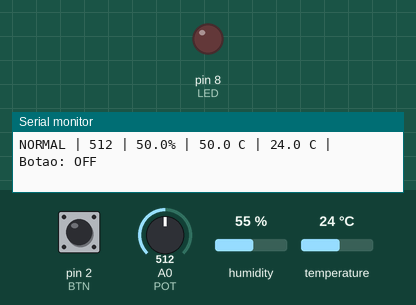
A sketch run on a simulated Arduino Uno, built with avr-gcc and run on an emulated ATmega328P. Parts: output pins drawn as LEDs (lit = HIGH), the last lines printed to the serial monitor. The test bench sets the inputs (shaded band); at power-on: pin 2 (BTN) HIGH, A0 (POT) = 512, humidity 55 %, temperature 24 °C.

Above: at 1.8 s.
1.9 s: pin 2 (BTN) pulled LOW for 1.2 s
At 2.5 s:
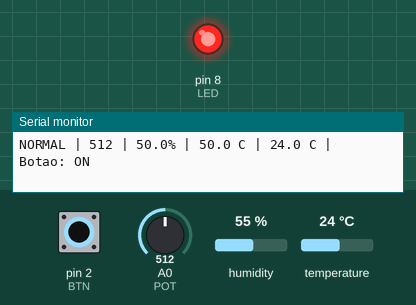
5.5 s: A0 (POT) set to 708
7.0 s: A0 (POT) set to 729
9.5 s: pin 2 (BTN) pulled LOW for 1.2 s
At 11.8 s:
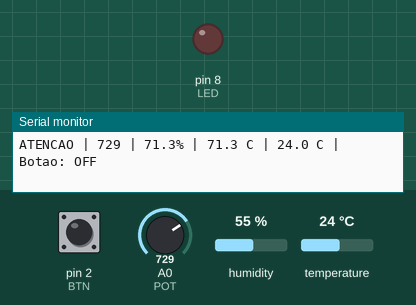
12.2 s: pin 2 (BTN) pulled LOW for 3.2 s
At 13.6 s:
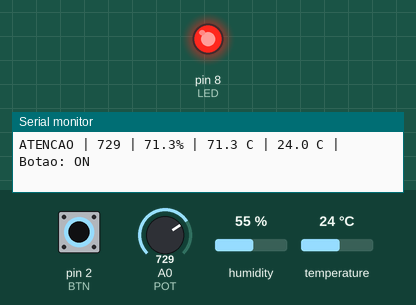
Timing chart, 0 to 17.6 s (numbered marks = the images above; inputs shaded):
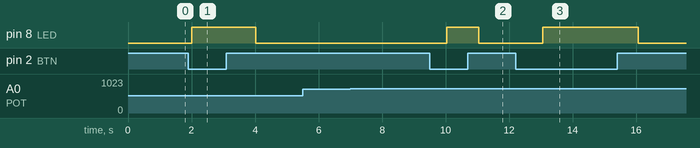

The sketch:

sistemas_automatizados.ino
```cpp
/*
  Semana 3 - Sistemas Automatizados
  Aquisição, escalonamento e classificação
*/

#include <DHT.h>

#define DHTPIN 4
#define DHTTYPE DHT22

DHT dht(DHTPIN, DHTTYPE);

const int BTN = 2;
const int LED = 8;
const int POT = A0;

void setup() {
  Serial.begin(9600);
  pinMode(BTN, INPUT_PULLUP);
  pinMode(LED, OUTPUT);
  dht.begin();
  Serial.println("Sistema iniciado");
}

void loop() {
  // botão (INPUT_PULLUP: pressionado = LOW)
  bool botao = (digitalRead(BTN) == LOW);
  digitalWrite(LED, botao);

  // potenciômetro
  int bruto = analogRead(POT);
  float pct = 100.0 * bruto / 1023.0;
  float temp = pct;   // 0 a 100 °C

  // DHT (só pra detectar falha)
  float tempDHT = dht.readTemperature();

  // classificação com prioridade
  String status;
  if (isnan(tempDHT) || bruto < 0 || bruto > 1023) {
    status = "FALHA";
  } else if (pct >= 85.0) {
    status = "PERIGO";
  } else if (pct >= 70.0) {
    status = "ATENCAO";
  } else {
    status = "NORMAL";
  }

  // serial
  Serial.print(status);
  Serial.print(" | ");
  Serial.print(bruto);
  Serial.print(" | ");
  Serial.print(pct, 1);
  Serial.print("% | ");
  Serial.print(temp, 1);
  Serial.print(" C | ");
  if (isnan(tempDHT)) Serial.print("INVALIDA");
  else {
    Serial.print(tempDHT, 1);
    Serial.print(" C");
  }
  Serial.print(" | Botao: ");
  Serial.println(botao ? "ON" : "OFF");

  delay(1000);
}
```

Measured:
- after the input at 1.9 s, pin 8 (LED): LOW → HIGH after 0.11 s, → LOW 2.0 s later
- after the input at 9.5 s, pin 8 (LED): LOW → HIGH after 0.54 s, → LOW 1.0 s later
- after the input at 12.2 s, pin 8 (LED): LOW → HIGH after 0.86 s, → LOW 3.0 s later
